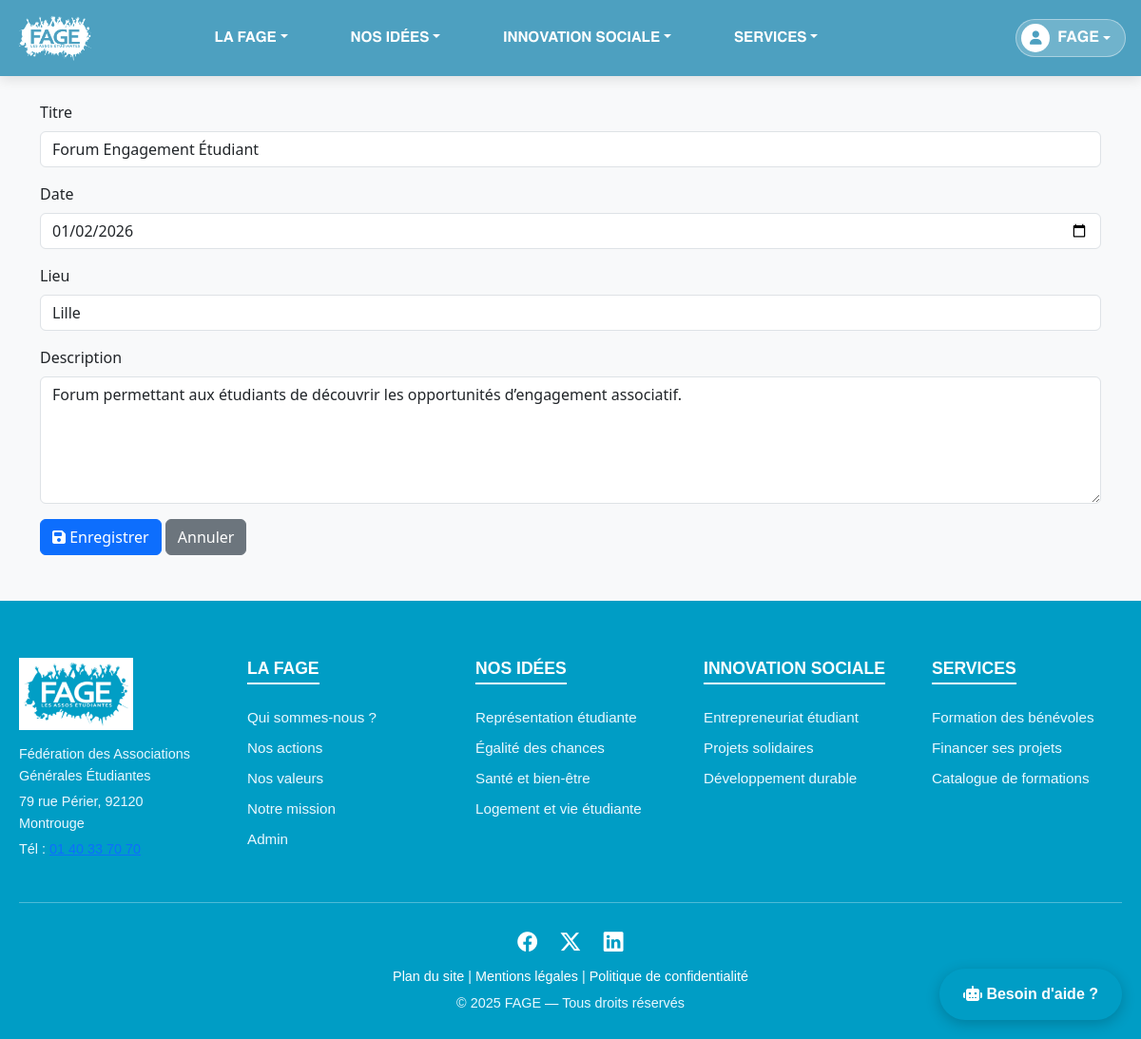
Screenshot of /modifier_event.php?id=4 (signed in) with the database file from the repository.
### tables this page shows
CREATE TABLE IF NOT EXISTS evenement (
                                         id_evenement INT AUTO_INCREMENT PRIMARY KEY,
                                         titre VARCHAR(150) NOT NULL,
                                         lieu VARCHAR(100) NOT NULL,
                                         date_evenement DATE NOT NULL,
                                         budget DECIMAL(10,2) NOT NULL,
                                         description TEXT
);

### modifier_event.php (the view, shortened to what this page needs)
<?php
require 'config.php';
$id = intval($_GET['id']);
$stmt = $pdo->prepare("SELECT * FROM evenement WHERE id_evenement = ?");
$stmt->execute([$id]);
$event = $stmt->fetch(PDO::FETCH_ASSOC);
?>
<?php require 'header.php'; ?>
<div class="container py-5">
    <h2 class="mb-4">Modifier l’événement</h2>
    <form method="POST" action="modifier_event_traitement.php">
        <div class="mb-3">
            <label class="form-label">Titre</label>
            <input type="text" name="titre" class="form-control"
                   value="<?= htmlspecialchars($event['titre']) ?>" required>
        </div>
        <div class="mb-3">
            <label class="form-label">Date</label>
            <input type="date" name="date_evenement" class="form-control"
                   value="<?= $event['date_evenement'] ?>" required>
        </div>
        <div class="mb-3">
            <label class="form-label">Lieu</label>
            <input type="text" name="lieu" class="form-control"
                   value="<?= htmlspecialchars($event['lieu']) ?>" required>
        </div>
        <div class="mb-3">
            <label class="form-label">Description</label>
            <textarea name="description" class="form-control" rows="5" required><?= htmlspecialchars($event['description']) ?></textarea>
        </div>
        <button type="submit" class="btn btn-primary">
            <i class="fa-solid fa-save"></i> Enregistrer
        </button>
        <a href="evenements.php" class="btn btn-secondary">Annuler</a>
    </form>
</div>
<?php require 'footer.php'; ?>

### assets/style.css (style rules this page uses)
:root { --fage-blue: #009DC5; }
body { background-color: #f8f9fa !important; margin: 0; padding: 0; font-family: 'Segoe UI', Tahoma, Geneva, Verdana, sans-serif; }
h2 { font-size: 1.75rem; font-weight: 800; margin-bottom: 20px; color: #2c3e50; }

### rows the page displays
evenement: titre "Forum Engagement Étudiant", date_evenement "01/02/2026", lieu "Lille", description "Forum permettant aux étudiants de découvrir les opportunités d’engagement associatif."

### other values shown
$_SESSION['benevole']['prenom'] "FAGE"
